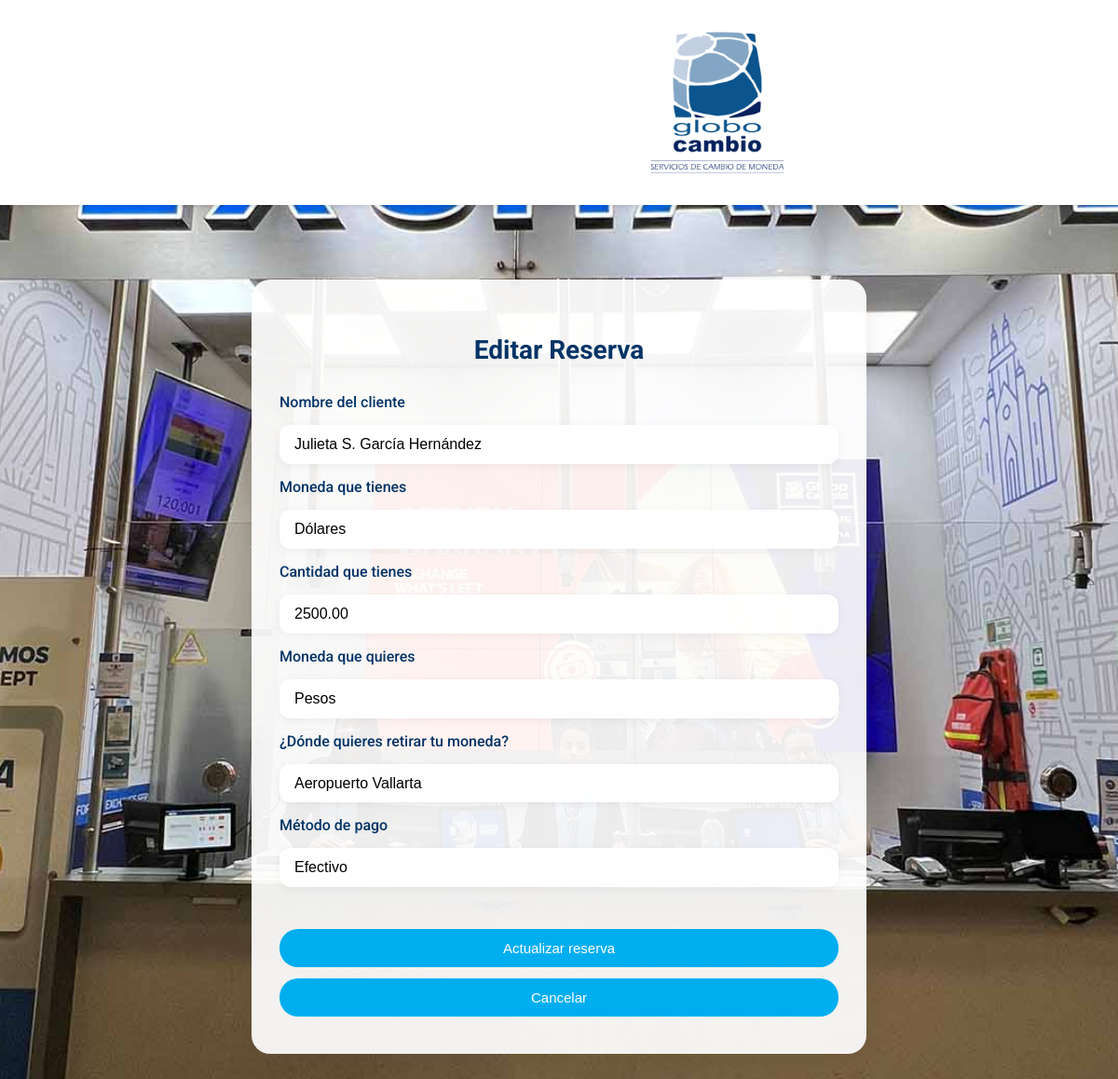
Screenshot of /editar.php?id=1 with the database file from the repository.
### tables this page shows
CREATE TABLE `reservas` (
  `id` int(11) NOT NULL,
  `nombre_cliente` varchar(100) NOT NULL,
  `moneda_tienes` varchar(50) NOT NULL,
  `cantidad_tienes` decimal(10,2) NOT NULL,
  `moneda_quieres` varchar(50) NOT NULL,
  `lugar_retiro` varchar(100) NOT NULL,
  `metodo_pago` varchar(50) NOT NULL,
  `fecha_reserva` timestamp NULL DEFAULT current_timestamp()
);

### editar.php (the view, shortened to what this page needs)
<?php
$conexion = new mysqli("sql202.infinityfree.com", "if0_38951911", "globocambio666", "if0_38951911_globocambiomx");
$mostrarFormulario = true;
if (isset($_GET["id"])) {
    $id = $_GET["id"];
    $sql = "SELECT * FROM reservas WHERE id = $id";
    $resultado = $conexion->query($sql);
    if ($resultado->num_rows > 0) {
        $fila = $resultado->fetch_assoc();
    } else {
        $mensaje = "Reserva no encontrada.";
        $mostrarFormulario = false;
    }
}
?>
<!DOCTYPE html>
<html lang="es">
<head>
    <link rel="stylesheet" href="formulario.css">
</head>
<body style="background-image: url('oficina.jpg');">
    <header>
        <img src="globocambio.png" alt="Logo GloboCambio" class="logo">
    </header>
    <div class="container">
        <?php if ($mostrarFormulario): ?>
        <h1>Editar Reserva</h1>
        <form method="POST" action="editar.php">
            <label for="nombre_cliente">Nombre del cliente</label>
            <input type="text" name="nombre_cliente" id="nombre_cliente" value="<?php echo $fila['nombre_cliente']; ?>" required>
            <label for="moneda_tienes">Moneda que tienes</label>
            <input type="text" name="moneda_tienes" id="moneda_tienes" value="<?php echo $fila['moneda_tienes']; ?>" required>
            <label for="cantidad_tienes">Cantidad que tienes</label>
            <input type="number" step="0.01" name="cantidad_tienes" id="cantidad_tienes" value="<?php echo $fila['cantidad_tienes']; ?>" required>
            <label for="moneda_quieres">Moneda que quieres</label>
            <input type="text" name="moneda_quieres" id="moneda_quieres" value="<?php echo $fila['moneda_quieres']; ?>" required>
            <label for="lugar_retiro">¿Dónde quieres retirar tu moneda?</label>
            <select name="lugar_retiro" id="lugar_retiro" required>
                <option value="Aeropuerto Vallarta" <?php if ($fila['lugar_retiro'] === 'Aeropuerto Vallarta') echo 'selected'; ?>>Aeropuerto Vallarta</option>
            </select>
            <label for="metodo_pago">Método de pago</label>
            <input type="text" name="metodo_pago" id="metodo_pago" value="<?php echo $fila['metodo_pago']; ?>" required>
            <div class="botones">
                <button type="submit">Actualizar reserva</button>
                <a href="listar.php"><button type="button">Cancelar</button></a>
            </div>
        </form>
        <?php endif; ?>
    </div>
</body>
</html>

### formulario.css (style rules this page uses)
body { font-family: 'Roboto', sans-serif; margin: 0; padding: 0; background-size: cover; background-position: center; background-repeat: no-repeat; color: #003366; }
header { background-color: white; padding: 10px 20px; display: flex; align-items: center; box-shadow: 0 2px 4px rgba(0,0,0,0.1); }
.logo { height: 200px; margin-left: 650px; }
.container { max-width: 600px; margin: 80px auto; background-color: rgba(255, 255, 255, 0.92); padding: 40px 30px; border-radius: 20px; box-shadow: 0 8px 30px rgba(0, 0, 0, 0.08); position: relative; z-index: 1; }
form { display: flex; flex-direction: column; gap: 15px; }
input[type="text"], input[type="number"] { padding: 12px 16px; border: none; border-radius: 12px; box-shadow: 0 2px 10px rgba(0, 0, 0, 0.06); font-size: 16px; background-color: rgba(255, 255, 255, 0.95); transition: all 0.3s ease; }
select { padding: 12px 16px; border: none; border-radius: 12px; box-shadow: 0 2px 10px rgba(0, 0, 0, 0.06); font-size: 16px; background-color: rgba(255, 255, 255, 0.95); transition: all 0.3s ease; appearance: none; -webkit-appearance: none; -moz-appearance: none; }
label { font-weight: 500; color: #003366; }
button { background-color: #00AEEF; color: white; border: none; padding: 12px 20px; border-radius: 20px; font-weight: 500; font-size: 15px; cursor: pointer; transition: background 0.3s ease; width: 100%; }
h1 { text-align: center; font-size: 28px; font-weight: 700; margin-bottom: 30px; color: #003366; }
.botones { display: flex; flex-direction: column; gap: 12px; margin-top: 30px; }
a { color: #003366; text-decoration: none; }

### rows the page displays
reservas: nombre_cliente "Julieta S. García Hernández", moneda_tienes "Dólares", cantidad_tienes "2500.00", moneda_quieres "Pesos", lugar_retiro "Aeropuerto Vallarta", metodo_pago "Efectivo"
